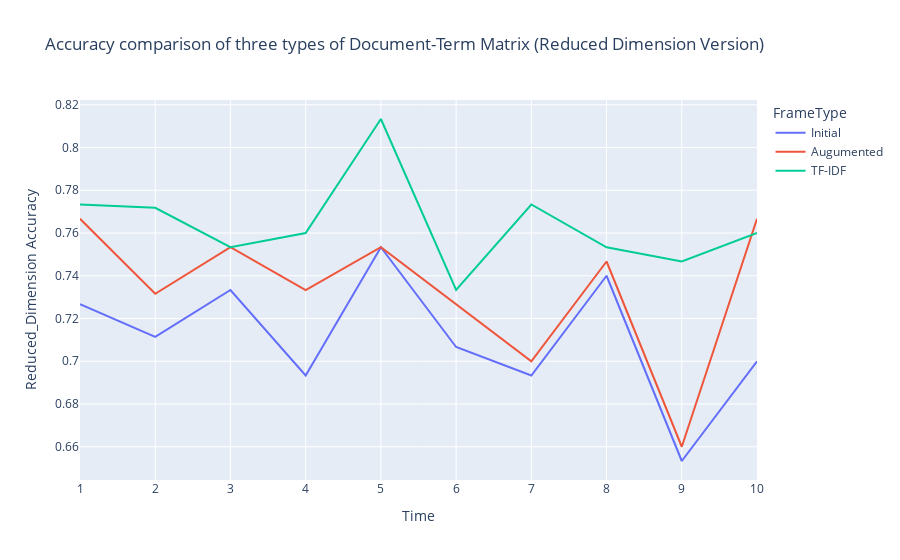

The code cell stored with this chart in its notebook:
### Code cell
px.line(temp_df, x = "Time", y = "Reduced_Dimension Accuracy", line_group = "FrameType", color = "FrameType",
        title = "Accuracy comparison of three types of Document-Term Matrix (Reduced Dimension Version)")

### Figure 1 — Plotly figure (JSON) as saved in the notebook; plotly's stock layout.template omitted (floating-point values rounded to 4 significant figures)
{"data": [{"hovertemplate": "FrameType=Initial<br>Time=%{x}<br>Reduced_Dimension Accuracy=%{y}<extra></extra>", "legendgroup": "Initial", "line": {"color": "#636efa", "dash": "solid"}, "marker": {"symbol": "circle"}, "mode": "lines", "name": "Initial", "orientation": "v", "showlegend": true, "type": "scatter", "x": [1, 2, 3, 4, 5, 6, 7, 8, 9, 10], "xaxis": "x", "y": [0.7267, 0.7114, 0.7333, 0.6933, 0.7533, 0.7067, 0.6933, 0.74, 0.6533, 0.7], "yaxis": "y"}, {"hovertemplate": "FrameType=Augumented<br>Time=%{x}<br>Reduced_Dimension Accuracy=%{y}<extra></extra>", "legendgroup": "Augumented", "line": {"color": "#EF553B", "dash": "solid"}, "marker": {"symbol": "circle"}, "mode": "lines", "name": "Augumented", "orientation": "v", "showlegend": true, "type": "scatter", "x": [1, 2, 3, 4, 5, 6, 7, 8, 9, 10], "xaxis": "x", "y": [0.7667, 0.7315, 0.7533, 0.7333, 0.7533, 0.7267, 0.7, 0.7467, 0.66, 0.7667], "yaxis": "y"}, {"hovertemplate": "FrameType=TF-IDF<br>Time=%{x}<br>Reduced_Dimension Accuracy=%{y}<extra></extra>", "legendgroup": "TF-IDF", "line": {"color": "#00cc96", "dash": "solid"}, "marker": {"symbol": "circle"}, "mode": "lines", "name": "TF-IDF", "orientation": "v", "showlegend": true, "type": "scatter", "x": [1, 2, 3, 4, 5, 6, 7, 8, 9, 10], "xaxis": "x", "y": [0.7733, 0.7718, 0.7533, 0.76, 0.8133, 0.7333, 0.7733, 0.7533, 0.7467, 0.76], "yaxis": "y"}], "layout": {"legend": {"title": {"text": "FrameType"}, "tracegroupgap": 0}, "title": {"text": "Accuracy comparison of three types of Document-Term Matrix (Reduced Dimension Version)"}, "xaxis": {"anchor": "y", "domain": [0, 1], "title": {"text": "Time"}}, "yaxis": {"anchor": "x", "domain": [0, 1], "title": {"text": "Reduced_Dimension Accuracy"}}}}
